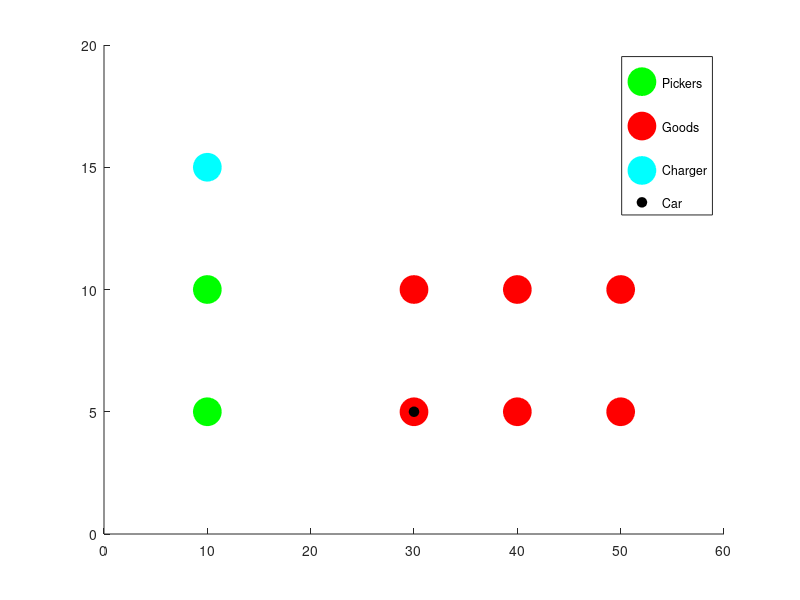

The MATLAB script that drew this image: (Note: this script raises an error after producing the figure.)
clc, clear all, close all;
hold on;
axis([0, 60, 0, 20])

pick1 = scatter(10, 5, 400, 'g', 'MarkerFaceColor', 'g');
goods1 = scatter(30, 5, 400, 'r', 'MarkerFaceColor', 'r');
charge1 = scatter(10, 15, 400, 'c', 'MarkerFaceColor', 'c');
car = scatter(1000, 1000, 50, 'k', 'MarkerFaceColor', 'k');

pick2 = scatter(10, 10, 400, 'g', 'MarkerFaceColor', 'g');

goods2 = scatter(30, 10, 400, 'r', 'MarkerFaceColor', 'r');
goods3 = scatter(40, 5, 400, 'r', 'MarkerFaceColor', 'r');
goods4 = scatter(40, 10, 400, 'r', 'MarkerFaceColor', 'r');
goods5 = scatter(50, 5, 400, 'r', 'MarkerFaceColor', 'r');
goods6 = scatter(50, 10, 400, 'r', 'MarkerFaceColor', 'r');

car1 = scatter(1, 1, 50, 'k', 'MarkerFaceColor', 'k');

t1 = linspace(0,30);
x1 = t1;
y1 = t1/6;

t2 = linspace(30, 10);
x2 = t2;
y2 = y1(end) + 0*t2;

t3 = linspace(10,30);
x3 = t3;
y3 = y2(end) + 0*t2;

%(30, 5) -> (10, 15)
t4 = linspace(30, 10);
x4 = t4;
y4 = t3/2;

legend('Pickers', 'Goods', 'Charger', 'Car')
status = 'Moving to goods';

for k = 1:length(t1)
    % Update the location of the scatter plot
    set(car1, 'XData', x1(k), ...    % Set the X Position of the circle to x(k)
                  'YData', y1(k))        % Set the Y Position of the circle to y(k)

    % Refresh the plot
    message = text(x1(k)-5, y1(k)+1, status);
    drawnow
    pause(0.002)
    delete(message)
end

delete(message)
status = 'Collecting goods';
message = text(x1(k)-5, y1(k)+1, status);
drawnow
pause(1)
status = 'Transporting goods';

for k = 1:length(t2)
    delete(message)
    % Update the location of the scatter plot
    set(car1, 'XData', x2(k), ...    % Set the X Position of the circle to x(k)
                  'YData', y2(k))        % Set the Y Position of the circle to y(k)

    % Refresh the plot
    message = text(x2(k)-5, y2(k)+1, status);
    drawnow
    pause(0.001)
    delete(message)
end

status = 'Waiting for picking';
message = text(x2(k)-5, y2(k)+1, status);
pause(1)
delete(message)
status = 'Transporting goods';

for k = 1:length(t3)
    % Update the location of the scatter plot
    set(car1, 'XData', x3(k), ...    % Set the X Position of the circle to x(k)
                  'YData', y3(k))        % Set the Y Position of the circle to y(k)

    % Refresh the plot
    message = text(x3(k)-5, y3(k)+1, status);
    drawnow
    pause(0.001)
    delete(message)
end

status = 'Returning goods';
message = text(x3(k)-5, y3(k)+1, status);
pause(1)
delete(message)
status = 'Move to charge';

for k = 1:length(t4)
    % Update the location of the scatter plot
    set(car1, 'XData', x4(k), ...    % Set the X Position of the circle to x(k)
                  'YData', y4(k))        % Set the Y Position of the circle to y(k)

    % Refresh the plot
    message = text(x4(k)-5, y4(k)+1, status);
    drawnow
    pause(0.002)
    delete(message)
end

status = 'Charging';
message = text(x4(k)-3, y4(k)+1, status);
